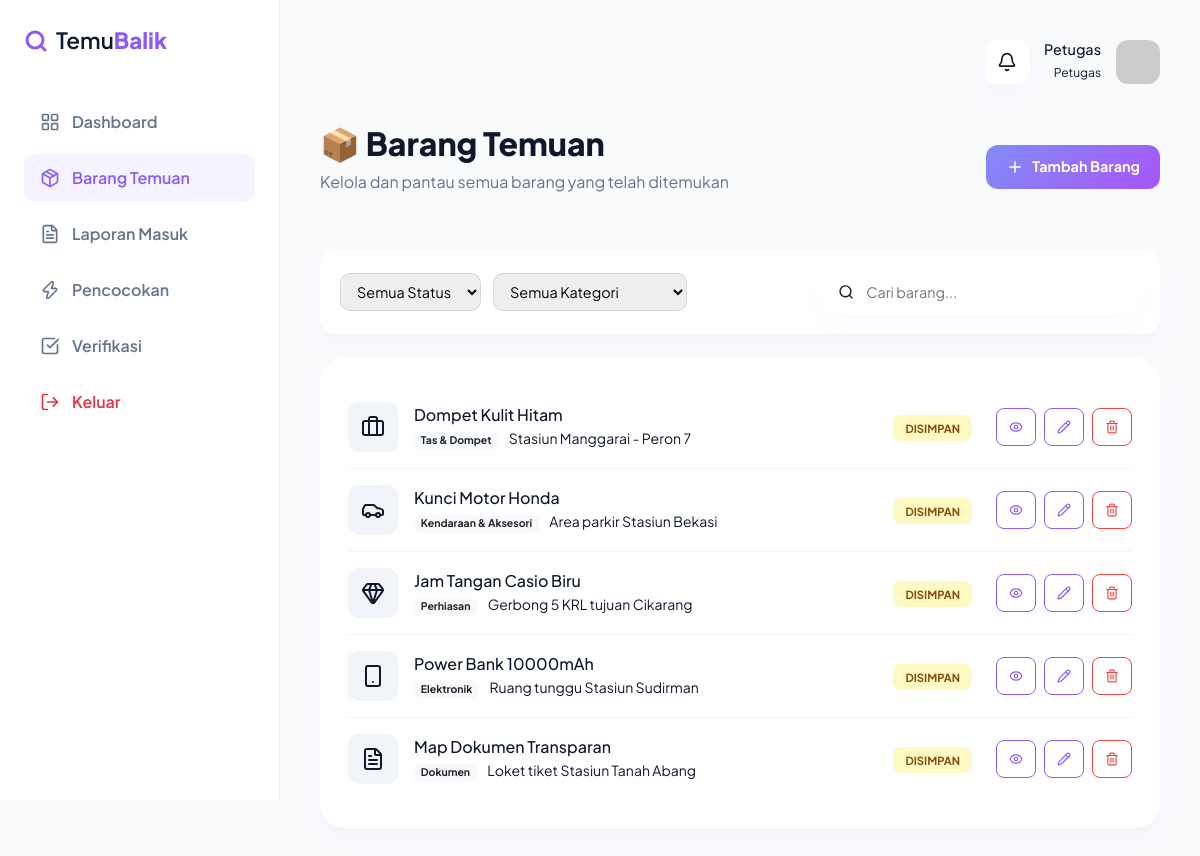
/barang_temuan/index.php (signed in), run on the app's committed database.
### tables this page shows
CREATE TABLE IF NOT EXISTS barang_temuan (
    id INT AUTO_INCREMENT PRIMARY KEY,
    nama_barang VARCHAR(100) NOT NULL,
    kategori VARCHAR(50) NOT NULL,
    deskripsi TEXT,
    lokasi_ditemukan VARCHAR(255) NOT NULL,
    tanggal_ditemukan DATETIME NOT NULL,
    foto VARCHAR(255),
    status ENUM('disimpan', 'dicocokkan', 'diklaim', 'diserahkan', 'tidak_klaim') DEFAULT 'disimpan',
    created_by INT NOT NULL,
    created_at TIMESTAMP DEFAULT CURRENT_TIMESTAMP,
    updated_at TIMESTAMP DEFAULT CURRENT_TIMESTAMP ON UPDATE CURRENT_TIMESTAMP,
    FOREIGN KEY (created_by) REFERENCES users(id) ON DELETE CASCADE,
    INDEX idx_status (status),
    INDEX idx_kategori (kategori),
    INDEX idx_created_by (created_by)
);

### config/auth.php (called while the page is built, shortened)
<?php
function isLoggedIn() {
    return isset($_SESSION['user_id']) && isset($_SESSION['user_role']);
}
function getCurrentUser() {
    return [
        'id' => $_SESSION['user_id'],
        'email' => $_SESSION['user_email'],
        'name' => $_SESSION['user_name'],
        'role' => $_SESSION['user_role']
    ];
}
function getCategoryIcon($category) {
    $normalized = strtolower(trim((string) $category));
    if (strpos($normalized, 'perhiasan') !== false) return 'gem';
    if (strpos($normalized, 'elektronik') !== false) return 'smartphone';
    if (strpos($normalized, 'kendaraan') !== false || strpos($normalized, 'aksesori') !== false) return 'car';
    if (strpos($normalized, 'dokumen') !== false) return 'file-text';
    if (strpos($normalized, 'tas') !== false || strpos($normalized, 'dompet') !== false) return 'briefcase';
    return 'package';
}
?>

### barang_temuan/index.php (the view, shortened to what this page needs)
<?php
require_once '../config/database.php';
require_once '../config/auth.php';
$user = getCurrentUser();
$role = $user['role'];
$page = max(1, isset($_GET['page']) ? (int)$_GET['page'] : 1);
$items_per_page = 10;
$offset = ($page - 1) * $items_per_page;
$query = 'SELECT * FROM barang_temuan ORDER BY created_at DESC LIMIT ' . $items_per_page . ' OFFSET ' . $offset;
$result = $conn->query($query);
?>
<!DOCTYPE html>
<html lang="id">
<head>
    <link href="https://cdn.jsdelivr.net/npm/bootstrap@5.3.2/dist/css/bootstrap.min.css" rel="stylesheet">
</head>
<body>
    <aside class="sidebar" id="sidebar">
        <a class="brand-logo" href="../dashboard/index.php">
            <i data-lucide="search" class="me-2" style="color: var(--primary-purple); stroke-width: 3;"></i>
            <span class="temu">Temu</span><span class="balik">Balik</span>
        </a>
        <ul class="nav-menu">
            <li class="nav-item">
                <a href="../dashboard/index.php" class="nav-link">
                    <i data-lucide="layout-grid" width="20"></i> Dashboard
                </a>
            </li>
            <li class="nav-item">
                <a href="index.php" class="nav-link active">
                    <i data-lucide="package" width="20"></i> Barang Temuan
                </a>
            </li>
            <li class="nav-item">
                <a href="../laporan_kehilangan/index.php" class="nav-link">
                    <i data-lucide="file-text" width="20"></i> Laporan Masuk
                </a>
            </li>
            <li class="nav-item">
                <a href="../matching/index.php" class="nav-link">
                    <i data-lucide="zap" width="20"></i> Pencocokan
                </a>
            </li>
            <li class="nav-item">
                <a href="../verifikasi/index.php" class="nav-link">
                    <i data-lucide="check-square" width="20"></i> Verifikasi
                </a>
            </li>
            <li class="nav-item">
                <a href="../auth/logout.php" class="nav-link text-danger">
                    <i data-lucide="log-out" width="20"></i> Keluar
                </a>
            </li>
        </ul>
    </aside>
    <main class="main-content">
        <header class="top-header">
            <div class="user-profile">
                <div class="notif-badge">
                    <i data-lucide="bell" width="20" class="text-slate"></i>
                </div>
                <div class="d-none d-sm-block text-end">
                    <h6 class="mb-0 fw-700" style="font-size: 0.9rem;"><?= htmlspecialchars($user['name']) ?></h6>
                    <span class="text-slate" style="font-size: 0.75rem;"><?= ucfirst($role) ?></span>
                </div>
                <img src="https://ui-avatars.com/api/?name=<?= urlencode($user['name']) ?>&background=8b5cf6&color=fff" class="avatar" alt="User">
            </div>
        </header>
        <section class="page-header">
            <div class="row align-items-center">
                <div class="col-md-8">
                    <h1 class="page-title">📦 Barang Temuan</h1>
                    <p class="page-subtitle">Kelola dan pantau semua barang yang telah ditemukan</p>
                </div>
                <div class="col-md-4 text-md-end mt-3 mt-md-0">
                    <a href="create.php" class="btn btn-primary-custom d-inline-flex align-items-center gap-2 text-decoration-none">
                        <i data-lucide="plus" width="18"></i> Tambah Barang
                    </a>
                </div>
            </div>
        </section>
        <div class="filter-container">
            <select id="filterStatus" style="max-width: 150px;">
                <option value="">Semua Status</option>
            </select>
            <select id="filterKategori" style="max-width: 220px;">
                <option value="">Semua Kategori</option>
            </select>
            <div class="search-bar ms-md-auto" style="max-width: 320px;">
                <i data-lucide="search" width="18" class="text-slate"></i>
                <input type="text" id="filterSearch" placeholder="Cari barang...">
            </div>
        </div>
        <div class="content-card">
            <div class="item-list">
                <?php if ($result && $result->num_rows > 0): ?>
                    <?php while ($row = $result->fetch_assoc()):
                        $icon = getCategoryIcon($row['kategori'] ?? '');
                        $status_class = 'pill-info';
                        if($row['status'] == 'disimpan') $status_class = 'pill-warning';
                    ?>
                    <div class="item-row">
                        <div class="item-img">
                            <?php if (!empty($row['foto'])): ?>
                                <img src="../uploads/<?= htmlspecialchars($row['foto']) ?>" alt="Foto Barang" class="item-photo">
                            <?php else: ?>
                                <i data-lucide="<?= $icon ?>" class="text-slate"></i>
                            <?php endif; ?>
                        </div>
                        <div class="flex-grow-1">
                            <h6 class="mb-1 fw-700"><?= htmlspecialchars($row['nama_barang']) ?></h6>
                            <p class="text-slate small mb-0">
                                <span class="badge bg-light text-dark me-2"><?= htmlspecialchars($row['kategori']) ?></span>
                                <span><?= htmlspecialchars($row['lokasi_ditemukan']) ?></span>
                            </p>
                        </div>
                        <div class="text-end me-4 d-none d-md-block">
                            <span class="status-pill <?= $status_class ?>"><?= ucfirst($row['status']) ?></span>
                        </div>
                        <div class="d-flex gap-2">
                            <a href="detail.php?id=<?= $row['id'] ?>" class="btn-action-sm" title="Lihat">
                                <i data-lucide="eye" width="14"></i>
                            </a>
                            <a href="edit.php?id=<?= $row['id'] ?>" class="btn-action-sm" title="Edit">
                                <i data-lucide="pencil" width="14"></i>
                            </a>
                            <a href="delete.php?id=<?= $row['id'] ?>" class="btn-action-sm btn-action-danger" title="Hapus" onclick="return confirm('Yakin ingin menghapus?')">
                                <i data-lucide="trash-2" width="14"></i>
                            </a>
                        </div>
                    </div>
                    <?php endwhile; ?>
                <?php endif; ?>
            </div>
        </div>
    </main>
</body>
</html>

### barang_temuan/index.php (style rules this page uses)
:root { --primary-purple: #8b5cf6; --deep-purple: #6d28d9; --soft-purple: #f5f3ff; --bg-light: #f8fafc; --sidebar-width: 280px; --text-main: #0f172a; --text-slate: #64748b; --card-shadow: 0 10px 25px -5px rgba(139, 92, 246, 0.05); --primary-gradient: linear-gradient(135deg, #818cf8 0%, #a855f7 100%); }
body { font-family: 'Plus Jakarta Sans', sans-serif; background-color: var(--bg-light); color: var(--text-main); overflow-x: hidden; }
.sidebar { width: var(--sidebar-width); height: 100vh; position: fixed; left: 0; top: 0; background: white; border-right: 1px solid rgba(0,0,0,0.05); padding: 24px; z-index: 1000; transition: all 0.3s ease; }
.brand-logo { font-size: 1.4rem; text-decoration: none; display: flex; align-items: center; margin-bottom: 40px; color: var(--text-main); }
.brand-logo .temu { font-weight: 600; }
.brand-logo .balik { font-weight: 800; color: var(--primary-purple); }
.nav-menu { list-style: none; padding: 0; }
.nav-item { margin-bottom: 8px; }
.nav-link { display: flex; align-items: center; padding: 12px 16px; color: var(--text-slate); text-decoration: none; border-radius: 12px; font-weight: 600; transition: all 0.2s ease; gap: 12px; }
.nav-link:hover, .nav-link.active { background: var(--soft-purple); color: var(--primary-purple); }
.main-content { margin-left: var(--sidebar-width); padding: 40px; min-height: 100vh; }
.top-header { display: flex; justify-content: space-between; align-items: center; margin-bottom: 40px; }
.search-bar { background: white; border-radius: 14px; padding: 10px 18px; display: flex; align-items: center; width: 100%; max-width: 400px; box-shadow: var(--card-shadow); }
.search-bar input { border: none; outline: none; margin-left: 10px; width: 100%; font-size: 0.9rem; }
.user-profile { display: flex; align-items: center; gap: 15px; }
.notif-badge { width: 44px; height: 44px; background: white; border-radius: 12px; display: flex; align-items: center; justify-content: center; position: relative; cursor: pointer; box-shadow: var(--card-shadow); }
.avatar { width: 44px; height: 44px; border-radius: 12px; object-fit: cover; }
.content-card { background: white; border-radius: 24px; padding: 28px; box-shadow: var(--card-shadow); }
.item-row { display: flex; align-items: center; padding: 16px 0; border-bottom: 1px solid #f1f5f9; }
.item-row:last-child { border-bottom: none; }
.item-img { width: 50px; height: 50px; background: #f1f5f9; border-radius: 10px; display: flex; align-items: center; justify-content: center; margin-right: 16px; overflow: hidden; }
.status-pill { padding: 6px 12px; border-radius: 8px; font-size: 0.7rem; font-weight: 700; text-transform: uppercase; }
.pill-warning { background: #fef9c3; color: #854d0e; }
.btn-primary-custom { background: var(--primary-gradient); border: none; color: white; padding: 10px 20px; border-radius: 12px; font-weight: 700; font-size: 0.9rem; transition: all 0.3s ease; }
.btn-action-sm { padding: 6px 12px; border-radius: 8px; font-size: 0.8rem; font-weight: 600; transition: all 0.2s ease; border: 1px solid var(--primary-purple); color: var(--primary-purple); background: transparent; text-decoration: none; }
.btn-action-danger { border-color: #ef4444; color: #ef4444; }
.filter-container { background: white; border-radius: 16px; padding: 20px; margin-bottom: 24px; box-shadow: var(--card-shadow); display: flex; gap: 12px; flex-wrap: wrap; align-items: center; }
.filter-container select { border-radius: 10px; border: 1px solid rgba(0,0,0,0.1); padding: 8px 12px; font-size: 0.9rem; }
.page-header { margin-bottom: 40px; }
.page-title { font-size: 2rem; font-weight: 800; margin-bottom: 8px; }
.page-subtitle { color: var(--text-slate); font-size: 1rem; }

### data on the page
barang_temuan: nama_barang "Dompet Kulit Hitam", kategori "Tas & Dompet", lokasi_ditemukan "Stasiun Manggarai - Peron 7", status "DISIMPAN"
barang_temuan: nama_barang "Kunci Motor Honda", kategori "Kendaraan & Aksesori", lokasi_ditemukan "Area parkir Stasiun Bekasi", status "DISIMPAN"
barang_temuan: nama_barang "Jam Tangan Casio Biru", kategori "Perhiasan", lokasi_ditemukan "Gerbong 5 KRL tujuan Cikarang", status "DISIMPAN"
barang_temuan: nama_barang "Power Bank 10000mAh", kategori "Elektronik", lokasi_ditemukan "Ruang tunggu Stasiun Sudirman", status "DISIMPAN"
barang_temuan: nama_barang "Map Dokumen Transparan", kategori "Dokumen", lokasi_ditemukan "Loket tiket Stasiun Tanah Abang", status "DISIMPAN"

### other printed values
$user['name'] "Petugas"
$role "Petugas"
